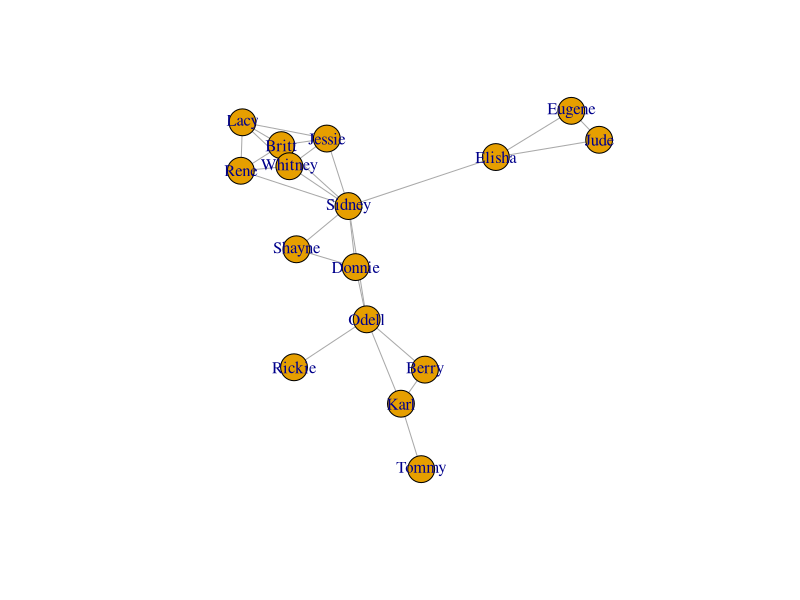

Write R code to recreate this figure. (Note: this script raises an error after producing the figure.)
## ---- chunk 1
# Install cran packages
list.of.packages <- c("igraph")
new.packages <- list.of.packages[!(list.of.packages %in% installed.packages()[,"Package"])]
if(length(new.packages)) install.packages(new.packages)

library(igraph)
## ---- chunk 2
friends<- read.csv("../Input/friends.csv")
head(friends)

# Convert friends dataframe to a matrix
friends.mat <- as.matrix(friends)

# Convert friends matrix to an igraph object
g <- graph.edgelist(friends.mat, directed = FALSE)

# Subset vertices and edges
V(g)
E(g)

# Count number of edges
gsize(g)

# Count number of vertices
gorder(g)

# Plot
plot(g)
## ---- chunk 3
# Adding Vertex Attributes

g <- set_vertex_attr(
  g, 
  "age", 
  value = c(
    20,25,21,23,24,23,22
    )
  )

vertex_attr(g)

# Adding Edge Attributes

g <- set_edge_attr(
  g, 
  "frequency", 
  value = c(
    2,1,1,1,3,2,4
    )
  )

edge_attr(g)
## ---- chunk 4
edges.df <- read.csv("../Input/friends1_edges.csv")
vertices.df <- read.csv("../Input/friends1_nodes.csv")

graph_from_data_frame(d=edges.df, vertices=vertices.df, directed=FALSE)
## ---- chunk 5
E(g)[[inc('Britt')]]

E(g)[[frequency>=3]]
## ---- chunk 6
# Network visualization
V(g)$color <- ifelse(
  V(g)$age > 22, "red", "white"
)

w1 <- E(g)$hours


# Plot the network varying edges by weights
m1 <- layout_nicely(g)
plot(g, 
        vertex.label.color = "black", 
        edge.color = 'black',
        edge.width = w1,
        layout = m1)
